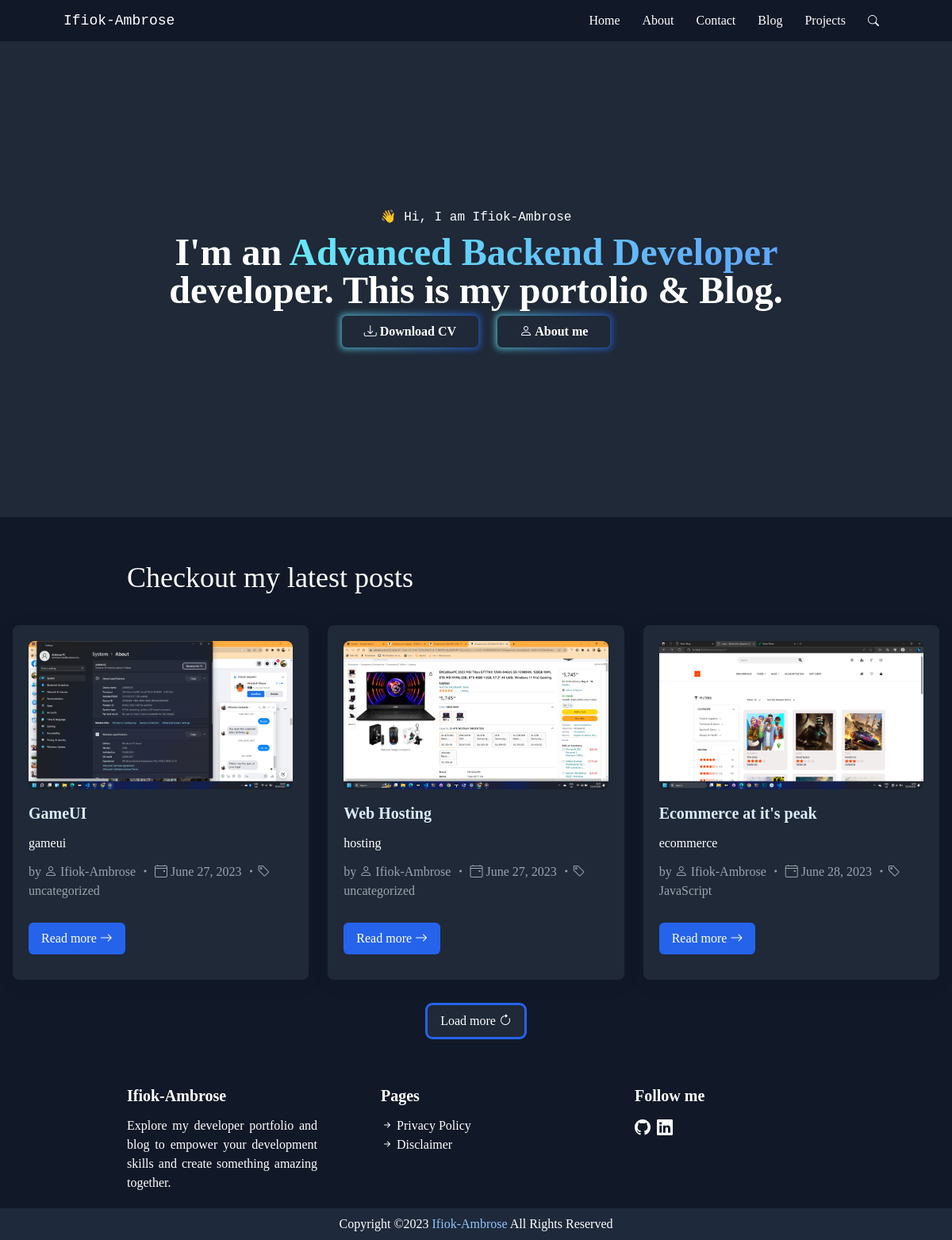
The page / on the database its author committed.
### home/models.py (models this page shows, shortened)
class Blog(models.Model):
    sno = models.AutoField(primary_key=True)
    title = models.CharField(max_length=200)
    meta = models.CharField(max_length=300)
    content = models.TextField()
    thumbnail_img = models.ImageField(null=True, blank=True, upload_to="images/")
    thumbnail_url = models.URLField(blank=True, null=True)
    category = models.CharField(max_length=255, default="uncategorized")
    slug = models.CharField(max_length=100)
    time = models.DateField(auto_now_add=True)

### home/views.py (the view)
# urls.py: path('', views.index, name='home'),
def index (request):
    blogs = Blog.objects.all()
    random_blogs = random.sample(list(blogs), 3)
    context = {'random_blogs': random_blogs}
    return render(request, 'index.html', context)

### templates/index.html (shortened to what this page needs)
{% extends 'base.html' %}
{% load static %}
{% block content %}
    <div class='hero-section bg-gray-800 text-white text-center flex flex-col justify-center items-center h-[550px] md:h-[580px] lg:h-[600px]'>
        <span class='font-mono my-2'><span class='wave'>&#128075;</span> Hi, I am Ifiok-Ambrose</span>
        <span style="font-family: Poppins-Bold" class='z-40 text-3xl font-extrabold md:text-4xl lg:text-5xl px-[20px] md:px-[140px] lg:px-[170px] xl:px-[200px] 2xl:px-[360px]'>
            I'm an <span class='bg-clip-text bg-gradient-to-r from-cyan-300 to-blue-400 text-transparent'>Advanced Backend Developer</span> developer. This is my portolio & Blog.
        </span>
        <div class='hero-btn my-3 md:mt-2 font-bold text-sm md:text-[16px] md:leading-6'>
            <ul class='flex flex-row gap-4 md:space-x-2'>
                <a href='https://www.upload.ee/files/15391268/Ifiok_Ambrose_Resume_29-06-2023-16-24-24.pdf.html' download><div class='relative group'>
                    <button class='relative bg-gray-800 px-7 py-2 text-white rounded-md group-hover:text-gray-50 transition duration-200'><i class="bi bi-download font-extrabold"></i> Download CV</button>
                </div></a>
                <a href='/about'><div class='relative group'>
                    <button class='relative bg-gray-800 px-7 py-2 text-white rounded-md group-hover:text-gray-50 transition duration-200'><i class="bi bi-person"></i> About me</button>
                </div></a>
            </ul>
        </div>
    </div>
    <div class='blog-section bg-gray-900 p-4 text-white'>
        <span style="font-family: Poppins-Bold" class='grid items-center px-2 text-start md:text-start md:pl-36 text-2xl md:text-3xl lg:text-4xl my-6 md:my-10'>Checkout my latest posts</span>
        <div class='blogs my-5 grid justify-center md:flex md:space-x-6'>
            {% for blog in random_blogs|slice:3 %}
                <div style="box-shadow:0 5px 30px 0 rgba(0,0,0,.05);" class='hover:scale-105 hover:transform bg-gray-800 p-5 rounded-lg max-w-sm h-auto shadow-2xl transition-all duration-300'>
                    <a href='/blogpost/{{blog.slug}}'><img class='rounded-lg mb-4' src="{{blog.thumbnail_img.url}}"></a>
                    <a class='text-blue-100 hover:text-blue-300 transition duration-300' href='/blogpost/{{blog.slug}}'><span class='text-xl font-extrabold'>{{blog.title|slice:80}}</span></a><br>
                    <p class='my-3'>{{blog.meta|slice:180|safe}}</p>
                    <p class='mt-2 mb-4 text-gray-400'>by  <i class="bi bi-person"></i>  <a href='/about' class='group transition-all duration-500 ease-out'><span class='bg-left-bottom bg-gradient-to-r from-cyan-300 to-blue-500 bg-[length:0%_2px] bg-no-repeat group-hover:bg-[length:100%_2px] transition-all duration-500 ease-out group-hover:text-cyan-200'>Ifiok-Ambrose</span></a> <i class="bi bi-dot"></i> <span><i class="bi bi-calendar4-event"></i> {{blog.time}}</span> <i class="bi bi-dot"></i><i class="bi bi-tag"></i> <a href='/category/{{blog.category}}' class='group transition-all duration-500 ease-out'><span class='bg-left-bottom bg-gradient-to-r from-cyan-300 to-blue-500 bg-[length:0%_2px] bg-no-repeat group-hover:bg-[length:100%_2px] transition-all duration-500 ease-out group-hover:text-cyan-200'>{{blog.category}}</span></a></p>
                    <a href='/blogpost/{{blog.slug}}'><button class='bg-blue-600 p-2 px-4 rounded-[6px] hover:bg-gray-800 hover:outline hover:outline-blue-600 transition delay-75 ease-in-out my-3'>Read more <i class="bi bi-arrow-right font-extrabold"></i></button></a>
                </div>
                <br>
            {% endfor %}
        </div>
        <div class='flex justify-center'>
            <a href='/blog' class=''><button class='bg-gray-800 p-2 px-4 rounded-[6px] hover:bg-blue-600 outline hover:outline-none outline-blue-600 transition delay-75 ease-in-out my-3'>Load more <i class="bi bi-arrow-clockwise font-extrabold"></i></button></a>
        </div>
    </div>
{% endblock %}

### templates/base.html (style rules this page uses)
body { font-family: Poppins; transition: 0.3s ease-in-out; }
.wave { animation-name: wave-animation; animation-duration: 2.5s; animation-iteration-count: infinite; transform-origin: 70% 70%; display: inline-block; }

### rows shown on the page
Blog: thumbnail_img (picture), title "GameUI", meta "gameui", time "June 27, 2023", category "uncategorized"
Blog: thumbnail_img (picture), title "Web Hosting", meta "hosting", time "June 27, 2023", category "uncategorized"
Blog: thumbnail_img (picture), title "Ecommerce at it's peak", meta "ecommerce", time "June 28, 2023", category "JavaScript"
